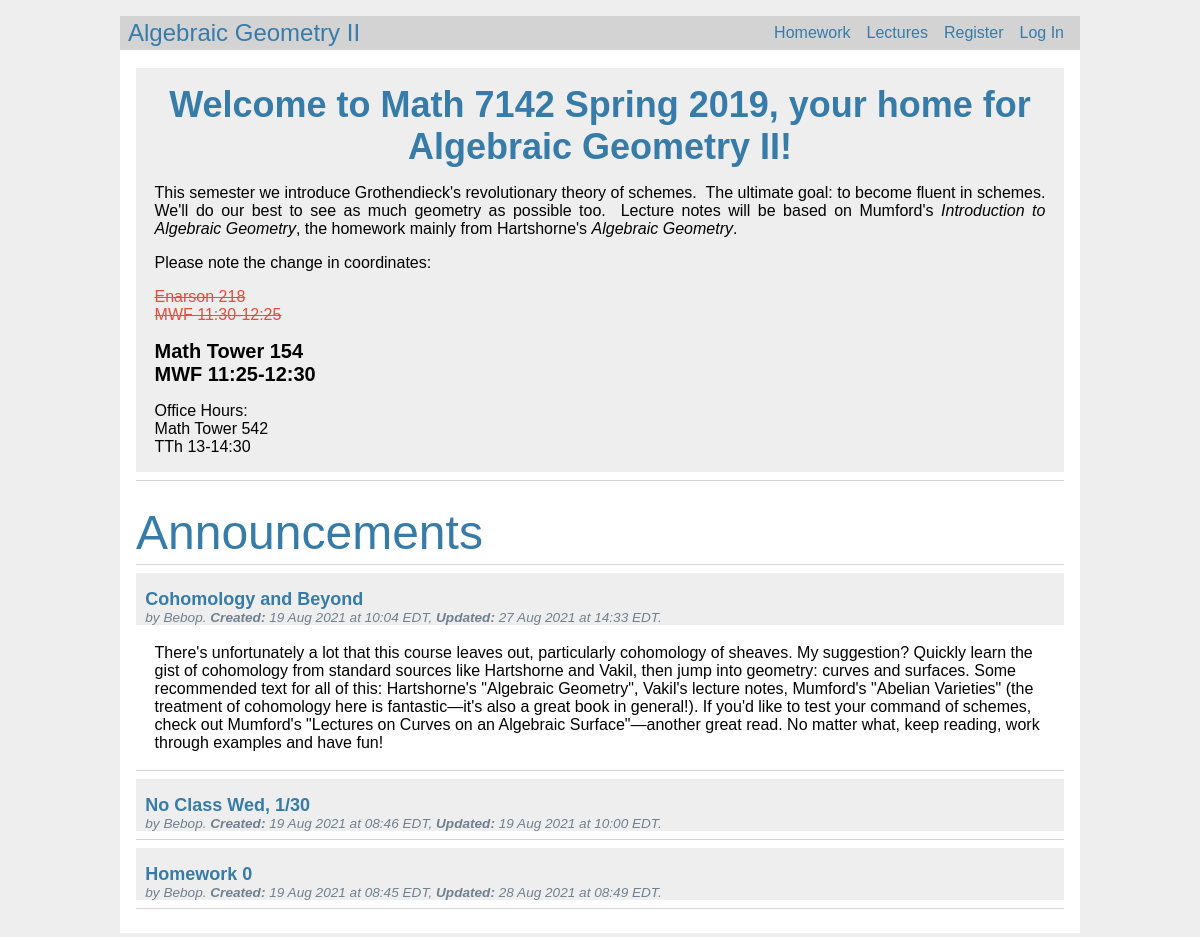
Before: / with the older database file.
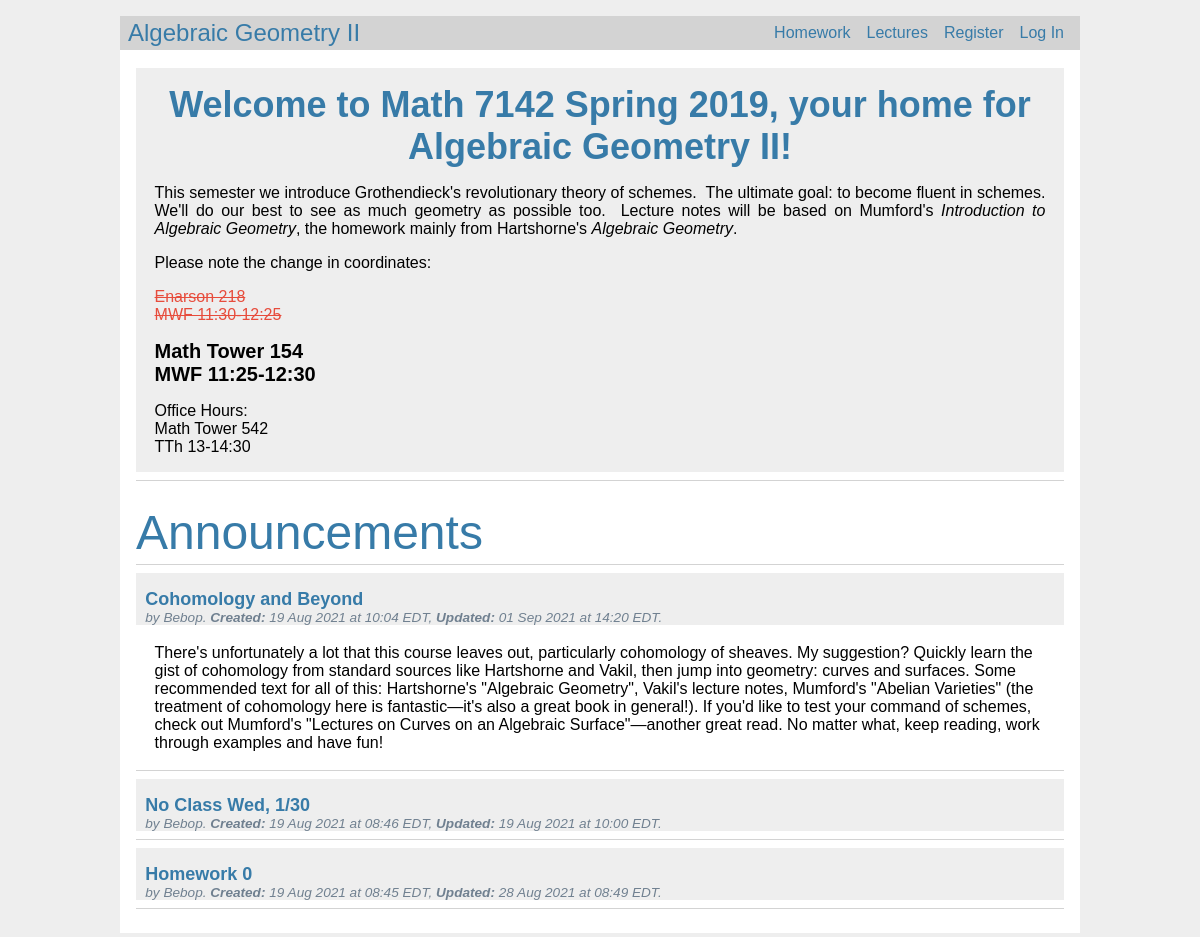
After: the same page with the newer database file.
### tables this page shows
CREATE TABLE announcement (
	id INTEGER PRIMARY KEY AUTOINCREMENT,
	author_id INTEGER NOT NULL,
	created TIMESTAMP NOT NULL DEFAULT CURRENT_TIMESTAMP,
	created_text TEXT NOT NULL,
	updated_text TEXT,
	subject TEXT NOT NULL,
	body TEXT NOT NULL,
	FOREIGN KEY (author_id) REFERENCES user (id) );

CREATE TABLE user (
	id INTEGER PRIMARY KEY AUTOINCREMENT,
	username TEXT UNIQUE NOT NULL,
	password TEXT NOT NULL , role_id INTEGER NOT NULL DEFAULT 1);

### main/views.py (the view)
@bp.route('/')
@decorators.permission_everyone
def index():
	welcomes_proto = models.Model( table='welcome' )
	welcomes = welcomes_proto.db_select(
					limit='1',
					all=True )
	announcements_proto = models.Model( table='announcement' )
	announcements = announcements_proto.db_select(
						join=True,
						order='created DESC',
						all=True )
	announcements_size = len(announcements)
	return render_template('index/index.html', welcomes=welcomes, announcements=announcements, announcements_size=announcements_size)

### main/auth/views.py (called while the page is built)
@bp.before_app_request
def load_logged_in_user():
	username = session.get('username')
	if username is None:
		g.user = None
	else:
		g.user = database.db_query(
					'user',
					join=False,
					where={'username':username},
					all=False )

### main/database.py (called while the page is built)
def db_open():
	if 'db' not in g:
		g.db = sqlite3.connect(
					current_app.config['DATABASE'],
					detect_types=sqlite3.PARSE_DECLTYPES)
		g.db.row_factory = sqlite3.Row
	return g.db

def db_close(e=None):
	db = g.pop('db', None)
	if db is not None:
		db.close()

def scrub(string,special=False):
	if special:
		S = { '"', "'", ";" }
		for x in string:
			if x in S:
				abort(400)
	elif not string.isalnum() and '_' not in string:
		abort(400)

def scrub_dict(dictionary):
	for key, value in dictionary.items():
		scrub(key)
		if key == 'table':
			scrub(value)
		elif type(value) == str:
			scrub(value,special=True)
		else:
			pass

### main/templates/index/index.html (shortened to what this page needs)
{% extends 'base.html' %}
{% block welcome %}
	<div>
		<br>
	</div>
  		<div class="welcomeContainer">
  		{% for welcome in welcomes %}
			<div class="welcome">{{ welcome['greeting']|safe }}</div>
  		{% endfor %}
		</div>
		<hr>
{% endblock %}
{% block header %}
	<h1 style="font-size: 300%;">{% block title %}Announcements{% endblock %}</h1>
{% endblock %}
{% block content %}
  	{% set ns = namespace(i = 0) %}
  	{% for announcement in announcements %}
		{% set announcement_divContainer = 'announcement_divContainer[{0}]'.format(ns.i) %}
		{% set announcement_p = 'announcement_p[{0}]'.format(ns.i) %}
		<article class="post">
	  		<header>
				<div>
					<div class="announcement_divContainer" name="{{ announcement_divContainer }}">
						<div class="announcement_div">
		  					<h1>{{ announcement['subject'] }}</h1>
		  					{% if announcement['updated_text'] %}
								<div class="about">by {{ announcement['username'] }}.
			  						<b>Created:</b> {{ announcement['created_text'] }},
			  						<b>Updated:</b> {{ announcement['updated_text'] }}.
								</div>
		  					{% else %}
								<div class="about">by {{ announcement['username'] }}.
			  						<b>Created:</b> {{ announcement['created_text'] }}.
								</div>
		  					{% endif %}
						</div>
					</div>
				</div>
	  		</header>
	  		<p class="announcement_p" name={{announcement_p}}>{{ announcement['body'] }}</p>
		</article>
		{% set ns.i = ns.i + 1 %}
		{% if not loop.last %}
	  		<hr>
		{% endif %}
  	{% endfor %}
  	<hr>
{% endblock %}

Changed rows visible on the page:
changed announcement "Cohomology and Beyond": updated_text "27 Aug 2021 at 14:33 EDT" → "01 Sep 2021 at 14:20 EDT"
